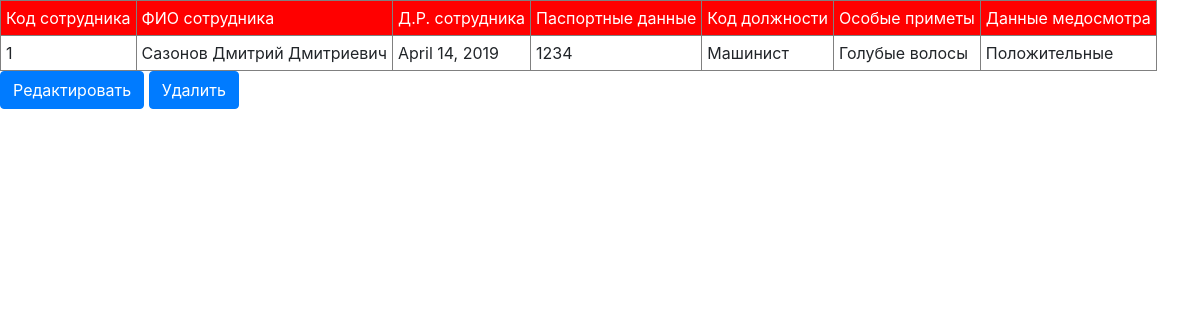
/st/1/, run on the app's committed database.
### eshkere/models.py (models this page shows, shortened)
class Staff(models.Model):
	code_of_staff = models.AutoField(primary_key=True, verbose_name='КОД СОТРУДНИКА')
	name = models.CharField(max_length=255, verbose_name='ФИО СОТРУДНИКА')
	birthdate_of_staff = models.DateField(auto_now = True, verbose_name='ДАТА РОЖДЕНИЯ СОТРУДНИКА')
	code_of_passport = models.CharField(max_length=255, verbose_name='ПАСПОРТНЫЕ ДАННЫЕ')
	code_of_position = models.ForeignKey(Position, on_delete=models.CASCADE, verbose_name='КОД ДОЛЖНОСТИ')
	special_sign = models.CharField(max_length=255, verbose_name='ОСОБЫЕ ПРИМЕТЫ')
	m_e_data = models.CharField(max_length=255, verbose_name='ДАННЫЕ МЕДОСМОТРА')
	class Meta:
		verbose_name='Список сотрудников'
		verbose_name_plural='Список сотрудников'

class Position(models.Model):
	code_of_position = models.AutoField(primary_key=True, verbose_name='КОД ДОЛЖНОСТИ')
	name_of_position = models.CharField(max_length=255, verbose_name='НАЗВАНИЕ ДОЛЖНОСТИ')
	def __str__(self):
		return '%s'%self.name_of_position
	class Meta:
		verbose_name = 'Список должностей'
		verbose_name_plural= 'Список должностей'

### eshkere/views.py (the view)
# urls.py: path('st/<int:pk>/', tableDetailStaff.as_view(), name='staff'),
class tableDetailStaff(DetailView):
	template_name = 'staff_detail.html'
	model = Staff

### eshkere/templates/staff_detail.html (shortened to what this page needs)
<!DOCTYPE html>
<html>
<head>
	<link rel="stylesheet" href="">
	<link rel="stylesheet" href="https://stackpath.bootstrapcdn.com/bootstrap/4.3.1/css/bootstrap.min.css">
</head>
<body>
	{% block content%}
	<table border="1" cellpadding="5px">
		<tr style="background: red; color: white;">
			<td>Код сотрудника</td>
			<td>ФИО сотрудника</td>
			<td>Д.Р. сотрудника</td>
			<td>Паспортные данные</td>
			<td>Код должности</td>
			<td>Особые приметы</td>
			<td>Данные медосмотра</td>
		</tr>
		<tr>
			<td>{{object.pk}}</td>
			<td>{{object.name}}</td>
			<td>{{object.birthdate_of_staff}}</td>
			<td>{{object.code_of_passport}}</td>
			<td>{{object.code_of_position}}</td>
			<td>{{object.special_sign}}</td>
			<td>{{object.m_e_data}}</td>
		</tr>
	</table>
	<a href="{% url 'updatestaff' object.pk %}" class="btn btn-primary">Редактировать</a>
	<a href="{% url 'deletestaff' object.pk %}" class="btn btn-primary">Удалить</a>
	{% endblock %}
</body>
</html>

### data on the page
Staff: pk "1", name "Сазонов Дмитрий Дмитриевич", birthdate_of_staff "April 14, 2019", code_of_passport "1234", code_of_position "Машинист", special_sign "Голубые волосы", m_e_data "Положительные"
